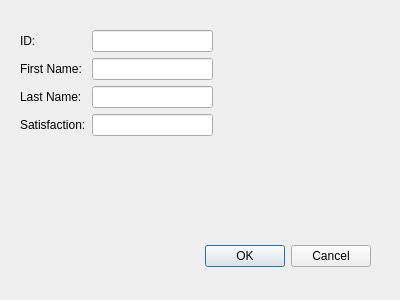
<?xml version="1.0" encoding="UTF-8"?>
<ui version="4.0">
 <class>changeDialog</class>
 <widget class="QDialog" name="changeDialog">
  <property name="geometry">
   <rect>
    <x>0</x>
    <y>0</y>
    <width>400</width>
    <height>300</height>
   </rect>
  </property>
  <property name="windowTitle">
   <string>Dialog</string>
  </property>
  <widget class="QDialogButtonBox" name="buttonBox">
   <property name="geometry">
    <rect>
     <x>30</x>
     <y>240</y>
     <width>341</width>
     <height>32</height>
    </rect>
   </property>
   <property name="orientation">
    <enum>Qt::Horizontal</enum>
   </property>
   <property name="standardButtons">
    <set>QDialogButtonBox::Cancel|QDialogButtonBox::Ok</set>
   </property>
  </widget>
  <widget class="QWidget" name="">
   <property name="geometry">
    <rect>
     <x>20</x>
     <y>30</y>
     <width>193</width>
     <height>138</height>
    </rect>
   </property>
   <layout class="QFormLayout" name="formLayout">
    <item row="0" column="0">
     <widget class="QLabel" name="label">
      <property name="text">
       <string>ID:</string>
      </property>
     </widget>
    </item>
    <item row="0" column="1">
     <widget class="QLineEdit" name="idEdit"/>
    </item>
    <item row="1" column="0">
     <widget class="QLabel" name="label_2">
      <property name="text">
       <string>First Name:</string>
      </property>
     </widget>
    </item>
    <item row="1" column="1">
     <widget class="QLineEdit" name="firstNameEdit"/>
    </item>
    <item row="2" column="0">
     <widget class="QLabel" name="label_3">
      <property name="text">
       <string>Last Name:</string>
      </property>
     </widget>
    </item>
    <item row="3" column="0">
     <widget class="QLabel" name="label_4">
      <property name="text">
       <string>Satisfaction:</string>
      </property>
     </widget>
    </item>
    <item row="3" column="1">
     <widget class="QLineEdit" name="satisfactionEdit"/>
    </item>
    <item row="2" column="1">
     <widget class="QLineEdit" name="lastNamelineEdit"/>
    </item>
   </layout>
  </widget>
 </widget>
 <resources/>
 <connections>
  <connection>
   <sender>buttonBox</sender>
   <signal>accepted()</signal>
   <receiver>changeDialog</receiver>
   <slot>accept()</slot>
   <hints>
    <hint type="sourcelabel">
     <x>248</x>
     <y>254</y>
    </hint>
    <hint type="destinationlabel">
     <x>157</x>
     <y>274</y>
    </hint>
   </hints>
  </connection>
  <connection>
   <sender>buttonBox</sender>
   <signal>rejected()</signal>
   <receiver>changeDialog</receiver>
   <slot>reject()</slot>
   <hints>
    <hint type="sourcelabel">
     <x>316</x>
     <y>260</y>
    </hint>
    <hint type="destinationlabel">
     <x>286</x>
     <y>274</y>
    </hint>
   </hints>
  </connection>
 </connections>
</ui>
